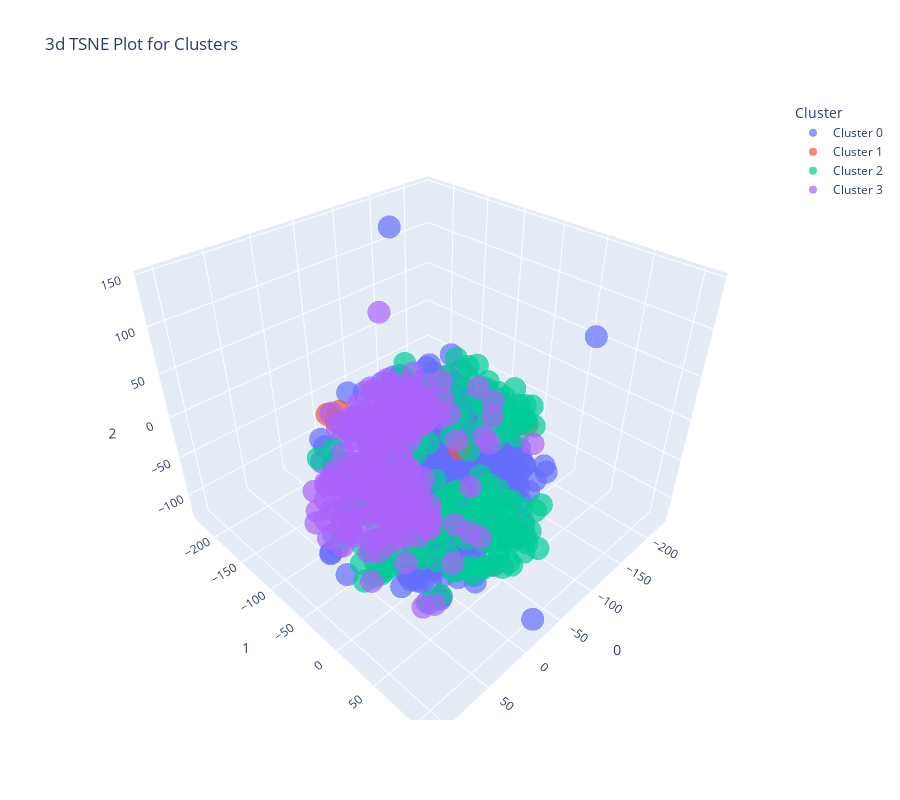

The notebook cell this image was saved under:
### Code cell
plot_model(kmeans, plot = 'tsne')

### Figure 1 — Plotly figure (JSON) as saved in the notebook; plotly's stock layout.template omitted (floating-point values rounded to 4 significant figures; data arrays with more than 128 entries replaced by an {"elided": "..."} marker saying what was removed)
{"data": [{"customdata": {"elided": "384x1 int values"}, "hovertemplate": "Cluster=Cluster 0<br>0=%{x}<br>1=%{y}<br>2=%{z}<br>Feature=%{customdata[0]}<extra></extra>", "legendgroup": "Cluster 0", "marker": {"color": "#636efa", "opacity": 0.7, "symbol": "circle"}, "mode": "markers", "name": "Cluster 0", "scene": "scene", "showlegend": true, "type": "scatter3d", "x": {"elided": "384 float values"}, "y": {"elided": "384 float values"}, "z": {"elided": "384 float values"}}, {"customdata": [[62], [45], [43], [85], [77]], "hovertemplate": "Cluster=Cluster 1<br>0=%{x}<br>1=%{y}<br>2=%{z}<br>Feature=%{customdata[0]}<extra></extra>", "legendgroup": "Cluster 1", "marker": {"color": "#EF553B", "opacity": 0.7, "symbol": "circle"}, "mode": "markers", "name": "Cluster 1", "scene": "scene", "showlegend": true, "type": "scatter3d", "x": [-36.38, 56.97, -69.27, 48.21, 56.7], "y": [0.5486, -64.64, 47.82, -60.59, -53.67], "z": [10.5, 62.7, 44.85, 63.17, 60.75]}, {"customdata": {"elided": "181x1 int values"}, "hovertemplate": "Cluster=Cluster 2<br>0=%{x}<br>1=%{y}<br>2=%{z}<br>Feature=%{customdata[0]}<extra></extra>", "legendgroup": "Cluster 2", "marker": {"color": "#00cc96", "opacity": 0.7, "symbol": "circle"}, "mode": "markers", "name": "Cluster 2", "scene": "scene", "showlegend": true, "type": "scatter3d", "x": {"elided": "181 float values"}, "y": {"elided": "181 float values"}, "z": {"elided": "181 float values"}}, {"customdata": {"elided": "207x1 int values"}, "hovertemplate": "Cluster=Cluster 3<br>0=%{x}<br>1=%{y}<br>2=%{z}<br>Feature=%{customdata[0]}<extra></extra>", "legendgroup": "Cluster 3", "marker": {"color": "#ab63fa", "opacity": 0.7, "symbol": "circle"}, "mode": "markers", "name": "Cluster 3", "scene": "scene", "showlegend": true, "type": "scatter3d", "x": {"elided": "207 float values"}, "y": {"elided": "207 float values"}, "z": {"elided": "207 float values"}}], "layout": {"height": 800, "legend": {"title": {"text": "Cluster"}, "tracegroupgap": 0}, "scene": {"domain": {"x": [0, 1], "y": [0, 1]}, "xaxis": {"title": {"text": "0"}}, "yaxis": {"title": {"text": "1"}}, "zaxis": {"title": {"text": "2"}}}, "title": {"text": "3d TSNE Plot for Clusters"}, "width": 900}}
